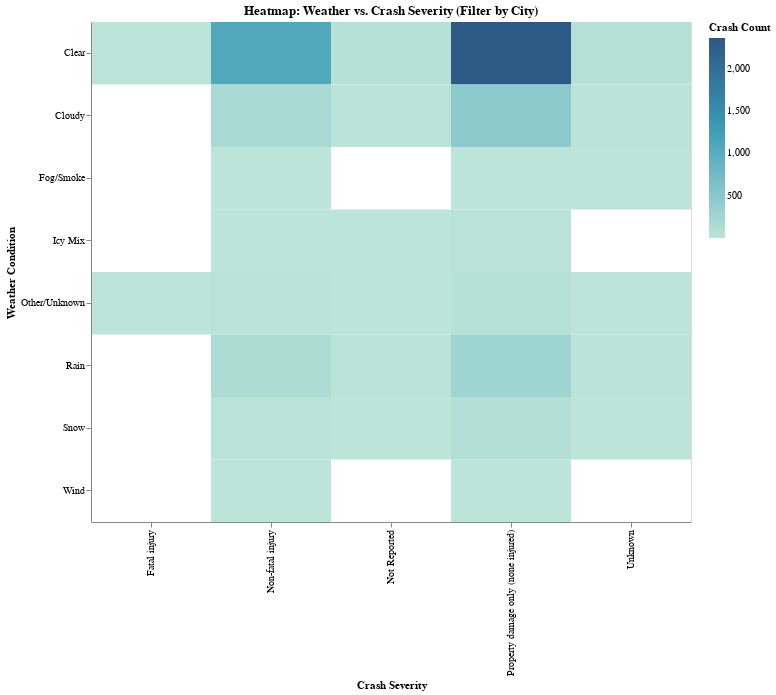

Source (notebook cell):
### Code cell
# Heatmap with Grouped_Weather vs Crash Severity
heatmap = alt.Chart(grouped).mark_rect().encode(
    x=alt.X('Crash_Severity:N', title='Crash Severity'),
    y=alt.Y('Grouped_Weather:N', title='Weather Condition'),
    color=alt.Color('Count:Q', title='Crash Count', scale=alt.Scale(scheme='tealblues')),
    tooltip=['City_Town_Name', 'Grouped_Weather', 'Crash_Severity', 'Count']
).add_params(
    city_select
).transform_filter(
    city_select
).properties(
    title='Heatmap: Weather vs. Crash Severity (Filter by City)',
    width=600,
    height=500
)

heatmap

### Figure 1 — Vega-Lite specification as saved in the notebook (floating-point values rounded to 4 significant figures)
{"config": {"view": {"continuousWidth": 300, "continuousHeight": 300}}, "data": {"name": "data-ba68625085f709ecab6085a79d35f1c0"}, "mark": {"type": "rect"}, "encoding": {"color": {"field": "Count", "scale": {"scheme": "tealblues"}, "title": "Crash Count", "type": "quantitative"}, "tooltip": [{"field": "City_Town_Name", "type": "nominal"}, {"field": "Grouped_Weather", "type": "nominal"}, {"field": "Crash_Severity", "type": "nominal"}, {"field": "Count", "type": "quantitative"}], "x": {"field": "Crash_Severity", "title": "Crash Severity", "type": "nominal"}, "y": {"field": "Grouped_Weather", "title": "Weather Condition", "type": "nominal"}}, "height": 500, "params": [{"name": "param_1", "select": {"type": "point", "fields": ["City_Town_Name"]}, "bind": {"input": "select", "options": ["BOSTON", "CAMBRIDGE", "SOMERVILLE"], "name": "Select City: "}, "value": "SOMERVILLE"}], "title": "Heatmap: Weather vs. Crash Severity (Filter by City)", "transform": [{"filter": {"param": "param_1"}}], "width": 600, "$schema": "https://vega.github.io/schema/vega-lite/v5.20.1.json", "datasets": {"data-ba68625085f709ecab6085a79d35f1c0": [{"City_Town_Name": "BOSTON", "Grouped_Weather": "Clear", "Crash_Severity": "Fatal injury", "Count": 114}, {"City_Town_Name": "BOSTON", "Grouped_Weather": "Clear", "Crash_Severity": "Non-fatal injury", "Count": 6349}, {"City_Town_Name": "BOSTON", "Grouped_Weather": "Clear", "Crash_Severity": "Not Reported", "Count": 411}, {"City_Town_Name": "BOSTON", "Grouped_Weather": "Clear", "Crash_Severity": "Property damage only (none injured)", "Count": 15242}, {"City_Town_Name": "BOSTON", "Grouped_Weather": "Clear", "Crash_Severity": "Unknown", "Count": 1688}, {"City_Town_Name": "BOSTON", "Grouped_Weather": "Cloudy", "Crash_Severity": "Fatal injury", "Count": 9}, {"City_Town_Name": "BOSTON", "Grouped_Weather": "Cloudy", "Crash_Severity": "Non-fatal injury", "Count": 961}, {"City_Town_Name": "BOSTON", "Grouped_Weather": "Cloudy", "Crash_Severity": "Not Reported", "Count": 63}, {"City_Town_Name": "BOSTON", "Grouped_Weather": "Cloudy", "Crash_Severity": "Property damage only (none injured)", "Count": 2707}, {"City_Town_Name": "BOSTON", "Grouped_Weather": "Cloudy", "Crash_Severity": "Unknown", "Count": 174}, {"City_Town_Name": "BOSTON", "Grouped_Weather": "Fog/Smoke", "Crash_Severity": "Non-fatal injury", "Count": 16}, {"City_Town_Name": "BOSTON", "Grouped_Weather": "Fog/Smoke", "Crash_Severity": "Property damage only (none injured)", "Count": 20}, {"City_Town_Name": "BOSTON", "Grouped_Weather": "Fog/Smoke", "Crash_Severity": "Unknown", "Count": 5}, {"City_Town_Name": "BOSTON", "Grouped_Weather": "Icy Mix", "Crash_Severity": "Fatal injury", "Count": 2}, {"City_Town_Name": "BOSTON", "Grouped_Weather": "Icy Mix", "Crash_Severity": "Non-fatal injury", "Count": 29}, {"City_Town_Name": "BOSTON", "Grouped_Weather": "Icy Mix", "Crash_Severity": "Property damage only (none injured)", "Count": 67}, {"City_Town_Name": "BOSTON", "Grouped_Weather": "Icy Mix", "Crash_Severity": "Unknown", "Count": 8}, {"City_Town_Name": "BOSTON", "Grouped_Weather": "Other/Unknown", "Crash_Severity": "Fatal injury", "Count": 10}, {"City_Town_Name": "BOSTON", "Grouped_Weather": "Other/Unknown", "Crash_Severity": "Non-fatal injury", "Count": 536}, {"City_Town_Name": "BOSTON", "Grouped_Weather": "Other/Unknown", "Crash_Severity": "Not Reported", "Count": 46}, {"City_Town_Name": "BOSTON", "Grouped_Weather": "Other/Unknown", "Crash_Severity": "Property damage only (none injured)", "Count": 1447}, {"City_Town_Name": "BOSTON", "Grouped_Weather": "Other/Unknown", "Crash_Severity": "Unknown", "Count": 304}, {"City_Town_Name": "BOSTON", "Grouped_Weather": "Rain", "Crash_Severity": "Fatal injury", "Count": 12}, {"City_Town_Name": "BOSTON", "Grouped_Weather": "Rain", "Crash_Severity": "Non-fatal injury", "Count": 921}, {"City_Town_Name": "BOSTON", "Grouped_Weather": "Rain", "Crash_Severity": "Not Reported", "Count": 73}, {"City_Town_Name": "BOSTON", "Grouped_Weather": "Rain", "Crash_Severity": "Property damage only (none injured)", "Count": 2303}, {"City_Town_Name": "BOSTON", "Grouped_Weather": "Rain", "Crash_Severity": "Unknown", "Count": 254}, {"City_Town_Name": "BOSTON", "Grouped_Weather": "Snow", "Crash_Severity": "Fatal injury", "Count": 2}, {"City_Town_Name": "BOSTON", "Grouped_Weather": "Snow", "Crash_Severity": "Non-fatal injury", "Count": 113}, {"City_Town_Name": "BOSTON", "Grouped_Weather": "Snow", "Crash_Severity": "Not Reported", "Count": 24}, {"City_Town_Name": "BOSTON", "Grouped_Weather": "Snow", "Crash_Severity": "Property damage only (none injured)", "Count": 337}, {"City_Town_Name": "BOSTON", "Grouped_Weather": "Snow", "Crash_Severity": "Unknown", "Count": 42}, {"City_Town_Name": "BOSTON", "Grouped_Weather": "Wind", "Crash_Severity": "Non-fatal injury", "Count": 6}, {"City_Town_Name": "BOSTON", "Grouped_Weather": "Wind", "Crash_Severity": "Property damage only (none injured)", "Count": 15}, {"City_Town_Name": "BOSTON", "Grouped_Weather": "Wind", "Crash_Severity": "Unknown", "Count": 2}, {"City_Town_Name": "CAMBRIDGE", "Grouped_Weather": "Clear", "Crash_Severity": "Fatal injury", "Count": 12}, {"City_Town_Name": "CAMBRIDGE", "Grouped_Weather": "Clear", "Crash_Severity": "Non-fatal injury", "Count": 1720}, {"City_Town_Name": "CAMBRIDGE", "Grouped_Weather": "Clear", "Crash_Severity": "Not Reported", "Count": 327}, {"City_Town_Name": "CAMBRIDGE", "Grouped_Weather": "Clear", "Crash_Severity": "Property damage only (none injured)", "Count": 4345}, {"City_Town_Name": "CAMBRIDGE", "Grouped_Weather": "Clear", "Crash_Severity": "Unknown", "Count": 647}, {"City_Town_Name": "CAMBRIDGE", "Grouped_Weather": "Cloudy", "Crash_Severity": "Non-fatal injury", "Count": 274}, {"City_Town_Name": "CAMBRIDGE", "Grouped_Weather": "Cloudy", "Crash_Severity": "Not Reported", "Count": 53}, {"City_Town_Name": "CAMBRIDGE", "Grouped_Weather": "Cloudy", "Crash_Severity": "Property damage only (none injured)", "Count": 808}, {"City_Town_Name": "CAMBRIDGE", "Grouped_Weather": "Cloudy", "Crash_Severity": "Unknown", "Count": 129}, {"City_Town_Name": "CAMBRIDGE", "Grouped_Weather": "Fog/Smoke", "Crash_Severity": "Non-fatal injury", "Count": 1}, {"City_Town_Name": "CAMBRIDGE", "Grouped_Weather": "Fog/Smoke", "Crash_Severity": "Property damage only (none injured)", "Count": 3}, {"City_Town_Name": "CAMBRIDGE", "Grouped_Weather": "Icy Mix", "Crash_Severity": "Non-fatal injury", "Count": 12}, {"City_Town_Name": "CAMBRIDGE", "Grouped_Weather": "Icy Mix", "Crash_Severity": "Not Reported", "Count": 6}, {"City_Town_Name": "CAMBRIDGE", "Grouped_Weather": "Icy Mix", "Crash_Severity": "Property damage only (none injured)", "Count": 41}, {"City_Town_Name": "CAMBRIDGE", "Grouped_Weather": "Icy Mix", "Crash_Severity": "Unknown", "Count": 5}, {"City_Town_Name": "CAMBRIDGE", "Grouped_Weather": "Other/Unknown", "Crash_Severity": "Fatal injury", "Count": 2}, {"City_Town_Name": "CAMBRIDGE", "Grouped_Weather": "Other/Unknown", "Crash_Severity": "Non-fatal injury", "Count": 78}, {"City_Town_Name": "CAMBRIDGE", "Grouped_Weather": "Other/Unknown", "Crash_Severity": "Not Reported", "Count": 286}, {"City_Town_Name": "CAMBRIDGE", "Grouped_Weather": "Other/Unknown", "Crash_Severity": "Property damage only (none injured)", "Count": 356}, {"City_Town_Name": "CAMBRIDGE", "Grouped_Weather": "Other/Unknown", "Crash_Severity": "Unknown", "Count": 445}, {"City_Town_Name": "CAMBRIDGE", "Grouped_Weather": "Rain", "Crash_Severity": "Non-fatal injury", "Count": 217}, {"City_Town_Name": "CAMBRIDGE", "Grouped_Weather": "Rain", "Crash_Severity": "Not Reported", "Count": 27}, {"City_Town_Name": "CAMBRIDGE", "Grouped_Weather": "Rain", "Crash_Severity": "Property damage only (none injured)", "Count": 566}, {"City_Town_Name": "CAMBRIDGE", "Grouped_Weather": "Rain", "Crash_Severity": "Unknown", "Count": 65}, {"City_Town_Name": "CAMBRIDGE", "Grouped_Weather": "Snow", "Crash_Severity": "Non-fatal injury", "Count": 39}, {"City_Town_Name": "CAMBRIDGE", "Grouped_Weather": "Snow", "Crash_Severity": "Not Reported", "Count": 16}, {"City_Town_Name": "CAMBRIDGE", "Grouped_Weather": "Snow", "Crash_Severity": "Property damage only (none injured)", "Count": 158}, {"City_Town_Name": "CAMBRIDGE", "Grouped_Weather": "Snow", "Crash_Severity": "Unknown", "Count": 25}, {"City_Town_Name": "CAMBRIDGE", "Grouped_Weather": "Wind", "Crash_Severity": "Non-fatal injury", "Count": 4}, {"City_Town_Name": "CAMBRIDGE", "Grouped_Weather": "Wind", "Crash_Severity": "Not Reported", "Count": 3}, {"City_Town_Name": "CAMBRIDGE", "Grouped_Weather": "Wind", "Crash_Severity": "Property damage only (none injured)", "Count": 5}, {"City_Town_Name": "CAMBRIDGE", "Grouped_Weather": "Wind", "Crash_Severity": "Unknown", "Count": 3}, {"City_Town_Name": "SOMERVILLE", "Grouped_Weather": "Clear", "Crash_Severity": "Fatal injury", "Count": 4}, {"City_Town_Name": "SOMERVILLE", "Grouped_Weather": "Clear", "Crash_Severity": "Non-fatal injury", "Count": 1072}, {"City_Town_Name": "SOMERVILLE", "Grouped_Weather": "Clear", "Crash_Severity": "Not Reported", "Count": 60}, {"City_Town_Name": "SOMERVILLE", "Grouped_Weather": "Clear", "Crash_Severity": "Property damage only (none injured)", "Count": 2361}, {"City_Town_Name": "SOMERVILLE", "Grouped_Weather": "Clear", "Crash_Severity": "Unknown", "Count": 74}, {"City_Town_Name": "SOMERVILLE", "Grouped_Weather": "Cloudy", "Crash_Severity": "Non-fatal injury", "Count": 176}, {"City_Town_Name": "SOMERVILLE", "Grouped_Weather": "Cloudy", "Crash_Severity": "Not Reported", "Count": 8}, {"City_Town_Name": "SOMERVILLE", "Grouped_Weather": "Cloudy", "Crash_Severity": "Property damage only (none injured)", "Count": 460}, {"City_Town_Name": "SOMERVILLE", "Grouped_Weather": "Cloudy", "Crash_Severity": "Unknown", "Count": 7}, {"City_Town_Name": "SOMERVILLE", "Grouped_Weather": "Fog/Smoke", "Crash_Severity": "Non-fatal injury", "Count": 1}, {"City_Town_Name": "SOMERVILLE", "Grouped_Weather": "Fog/Smoke", "Crash_Severity": "Property damage only (none injured)", "Count": 1}, {"City_Town_Name": "SOMERVILLE", "Grouped_Weather": "Fog/Smoke", "Crash_Severity": "Unknown", "Count": 1}, {"City_Town_Name": "SOMERVILLE", "Grouped_Weather": "Icy Mix", "Crash_Severity": "Non-fatal injury", "Count": 4}, {"City_Town_Name": "SOMERVILLE", "Grouped_Weather": "Icy Mix", "Crash_Severity": "Not Reported", "Count": 2}, {"City_Town_Name": "SOMERVILLE", "Grouped_Weather": "Icy Mix", "Crash_Severity": "Property damage only (none injured)", "Count": 17}, {"City_Town_Name": "SOMERVILLE", "Grouped_Weather": "Other/Unknown", "Crash_Severity": "Fatal injury", "Count": 3}, {"City_Town_Name": "SOMERVILLE", "Grouped_Weather": "Other/Unknown", "Crash_Severity": "Non-fatal injury", "Count": 16}, {"City_Town_Name": "SOMERVILLE", "Grouped_Weather": "Other/Unknown", "Crash_Severity": "Not Reported", "Count": 2}, {"City_Town_Name": "SOMERVILLE", "Grouped_Weather": "Other/Unknown", "Crash_Severity": "Property damage only (none injured)", "Count": 55}, {"City_Town_Name": "SOMERVILLE", "Grouped_Weather": "Other/Unknown", "Crash_Severity": "Unknown", "Count": 2}, {"City_Town_Name": "SOMERVILLE", "Grouped_Weather": "Rain", "Crash_Severity": "Non-fatal injury", "Count": 145}, {"City_Town_Name": "SOMERVILLE", "Grouped_Weather": "Rain", "Crash_Severity": "Not Reported", "Count": 13}, {"City_Town_Name": "SOMERVILLE", "Grouped_Weather": "Rain", "Crash_Severity": "Property damage only (none injured)", "Count": 282}, {"City_Town_Name": "SOMERVILLE", "Grouped_Weather": "Rain", "Crash_Severity": "Unknown", "Count": 13}, {"City_Town_Name": "SOMERVILLE", "Grouped_Weather": "Snow", "Crash_Severity": "Non-fatal injury", "Count": 22}, {"City_Town_Name": "SOMERVILLE", "Grouped_Weather": "Snow", "Crash_Severity": "Not Reported", "Count": 1}, {"City_Town_Name": "SOMERVILLE", "Grouped_Weather": "Snow", "Crash_Severity": "Property damage only (none injured)", "Count": 87}, {"City_Town_Name": "SOMERVILLE", "Grouped_Weather": "Snow", "Crash_Severity": "Unknown", "Count": 1}, {"City_Town_Name": "SOMERVILLE", "Grouped_Weather": "Wind", "Crash_Severity": "Non-fatal injury", "Count": 2}, {"City_Town_Name": "SOMERVILLE", "Grouped_Weather": "Wind", "Crash_Severity": "Property damage only (none injured)", "Count": 1}]}}
